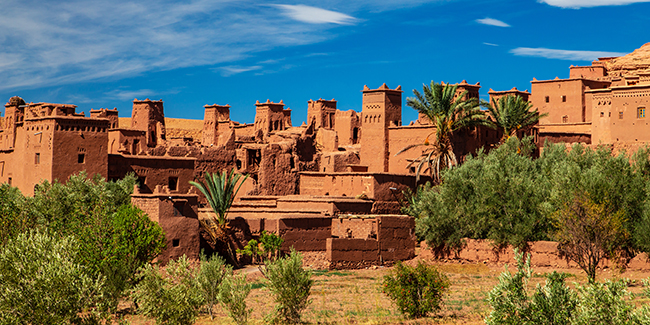
#> input picture Tps/TP2/codes TP2/ressources/image1.jpg, 650 x 325 px
$ python 'Les fondamentales de l'"'"'image.py'
#> lines starting #> are read from the running program, lines starting #| are printed output that depends on the picture
import cv2
import numpy as numpy

img = cv2.imread('ressources/image1.jpg')
#> img is the input picture: shape (325, 650, 3); mean B, G, R 89.5, 106.8, 106.3

img = cv2.resize(img, (0,0), fx=1, fy=1.5)
#> img: shape (488, 650, 3)

print("valeur pixel =", img[100,100])
#| valeur pixel = [183 143  98]

img[40:80,40:80] = (0,0,0)
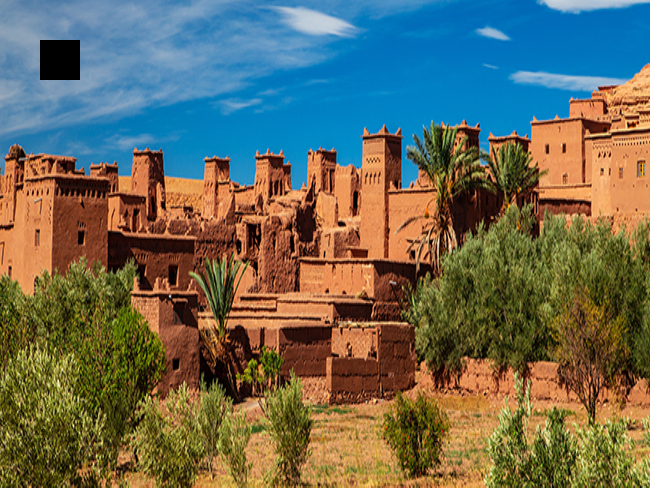
#> img: shape (488, 650, 3); mean B, G, R 88.6, 106.1, 105.8

cv2.imshow("affichage", img)

bleu = img.copy()
bleu[:,:,1] = 0
bleu[:,:,2] = 0

cv2.imshow("bleu", bleu)

rouge = img.copy()
rouge[:,:,0] = 0
rouge[:,:,1] = 0

cv2.imshow("rouge", rouge)

vert = img.copy()
vert[:,:,0] = 0
vert[:,:,2] = 0
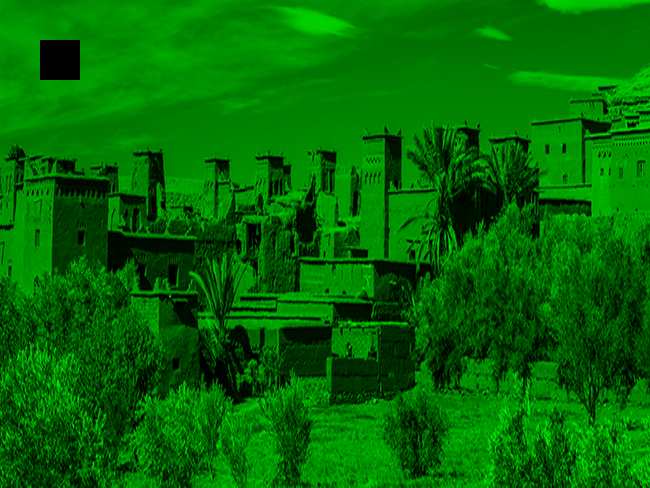
#> vert: shape (488, 650, 3); mean B, G, R 0, 106.1, 0

cv2.imshow("vert", vert)

cv2.waitKey(0)
cv2.destroyAllWindows()

hsv = cv2.cvtColor(img, cv2.COLOR_BGR2HSV)
#> hsv: shape (488, 650, 3); mean H, S, V 43.3, 178.4, 148.8

h, s, v = cv2.split(hsv)
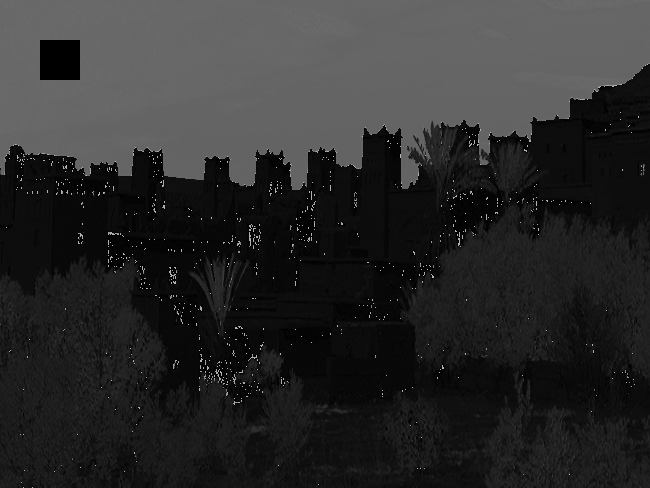
#> h: shape (488, 650); min 0, max 179, mean 43.3
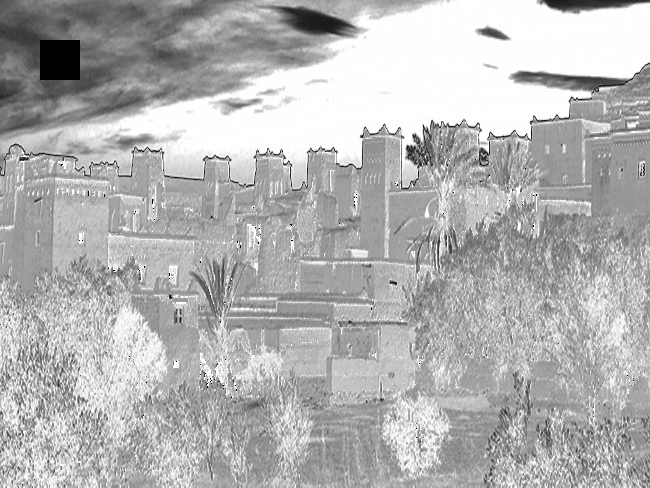
#> s: shape (488, 650); min 0, max 255, mean 178.4

cv2.imshow("Hue", h)
cv2.imshow("Saturation", s)
cv2.imshow("Luminosité", v)

cv2.waitKey(0)
cv2.destroyAllWindows()


# ==============================
# Séparation des canaux BGR
# ==============================

b, g, r = cv2.split(img)
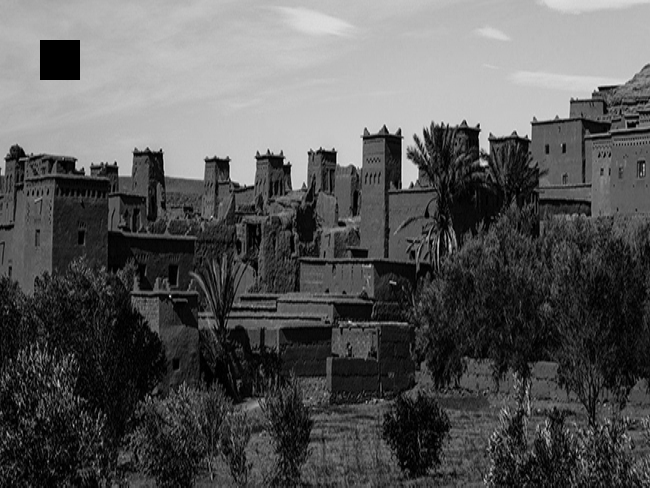
#> b: shape (488, 650); min 0, max 242, mean 88.6
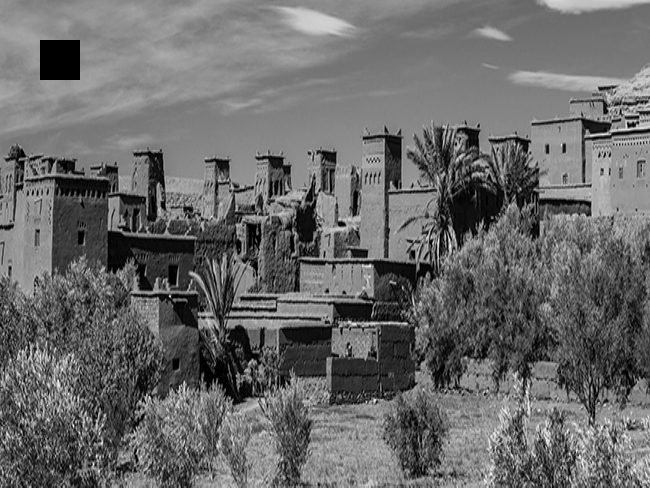
#> g: shape (488, 650); min 0, max 252, mean 106.1
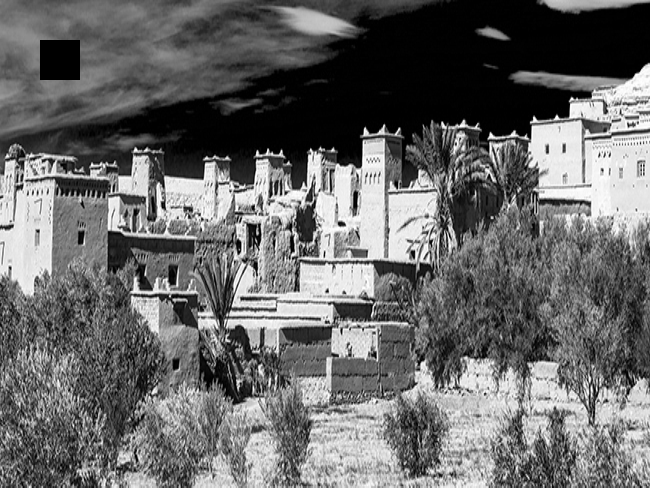
#> r: shape (488, 650); min 0, max 255, mean 105.8

# Chaque canal est une image à un seul canal.
# Ils seront donc affichés en niveaux de gris :
# faible intensité → sombre
# forte intensité  → clair

cv2.imshow("Canal Bleu - niveaux de gris", b)
cv2.imshow("Canal Vert - niveaux de gris", g)
cv2.imshow("Canal Rouge - niveaux de gris", r)

cv2.waitKey(0)
cv2.destroyAllWindows()
